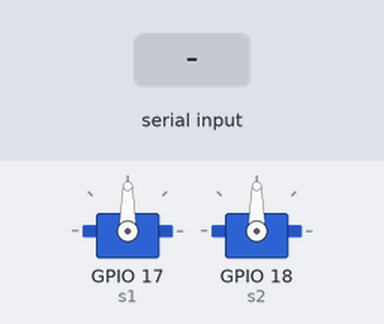
The sketch below on a simulated ESP32. Shown: 2 × servo. The inputs (shaded band) are chosen by the test bench. Nothing arrives over Bluetooth unless stated.

Above: at 1.2 s.
1.3 s: "A,45\n" received over the second serial link
At 1.8 s:
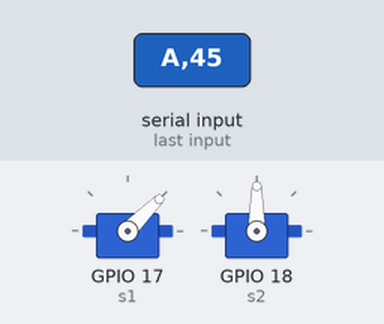
2.8 s: "B,45\n" received over the second serial link
At 4.0 s:
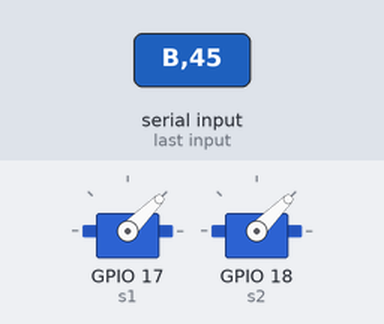
4.3 s: "A90\n" received over the second serial link
At 5.3 s:
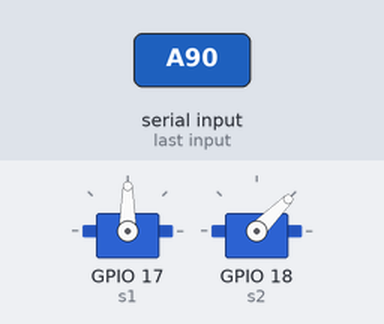
5.8 s: "A" received over the second serial link
At 7.3 s:
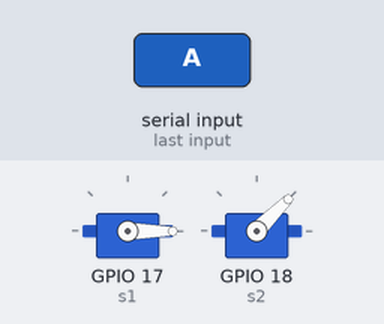
8.3 s: "B90\n" received over the second serial link
At 9.5 s:
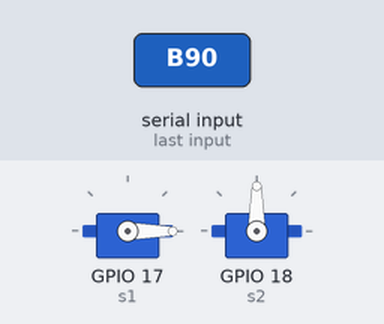
9.8 s: "B" received over the second serial link
At 11.5 s:
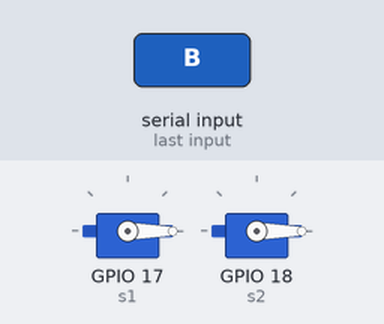
Timing chart, 0 to 13.0 s (numbered marks = the images above; inputs shaded):
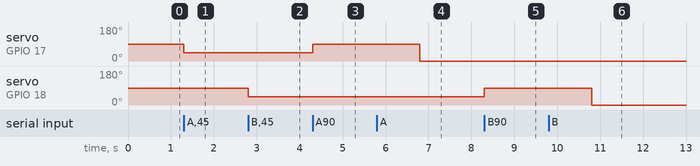

Measured:
- after the input at 1.3 s, servo on GPIO 17 (s1): 90° → 45° at once
- after the input at 2.8 s, servo on GPIO 18 (s2): 90° → 45° at once
- after the input at 4.3 s, servo on GPIO 17 (s1): 45° → 90° at once
- after the input at 5.8 s, servo on GPIO 17 (s1): 90° → 0° after 1.0 s
- after the input at 8.3 s, servo on GPIO 18 (s2): 45° → 90° at once
- after the input at 9.8 s, servo on GPIO 18 (s2): 90° → 0° after 1.0 s

The sketch:

Servo.ino
```cpp
#include <ESP32Servo.h>
#include <BluetoothSerial.h>
Servo s1, s2;
BluetoothSerial bt;

void setup() {
  s1.attach(17);  // Attach servo s1 to pin 17
  s2.attach(18);  // Attach servo s2 to pin 18
  Serial.begin(115200); // Initialize serial communication
  bt.begin("ESP");
}

void loop() {
    if(bt.available()) {
    char input = bt.read();

    if(input == 'A')
    {
      int x = bt.parseInt();
      s1.write(x);
    }
    if(input == 'B')
    {
      int y = bt.parseInt();
      s2.write(y);
    }
    }
}
```
